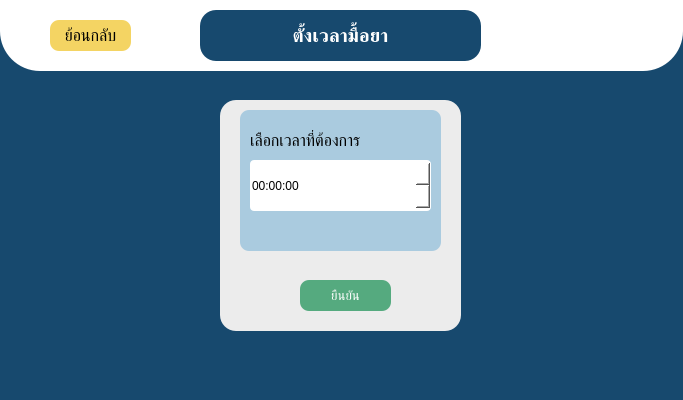
<?xml version="1.0" encoding="UTF-8"?>
<ui version="4.0">
 <class>time_Edit</class>
 <widget class="QMainWindow" name="time_Edit">
  <property name="geometry">
   <rect>
    <x>0</x>
    <y>0</y>
    <width>683</width>
    <height>400</height>
   </rect>
  </property>
  <property name="windowTitle">
   <string>ตั้งเวลา</string>
  </property>
  <property name="styleSheet">
   <string notr="true">
background-color: rgb(23, 73, 110);</string>
  </property>
  <widget class="QWidget" name="centralwidget">
   <widget class="QFrame" name="frame">
    <property name="geometry">
     <rect>
      <x>0</x>
      <y>-60</y>
      <width>683</width>
      <height>131</height>
     </rect>
    </property>
    <property name="styleSheet">
     <string notr="true">border-radius: 40px;
background-color: rgb(255, 255, 255);</string>
    </property>
    <property name="frameShape">
     <enum>QFrame::StyledPanel</enum>
    </property>
    <property name="frameShadow">
     <enum>QFrame::Raised</enum>
    </property>
    <widget class="QLabel" name="label">
     <property name="geometry">
      <rect>
       <x>200</x>
       <y>70</y>
       <width>281</width>
       <height>51</height>
      </rect>
     </property>
     <property name="font">
      <font>
       <pointsize>14</pointsize>
       <weight>75</weight>
       <bold>true</bold>
      </font>
     </property>
     <property name="styleSheet">
      <string notr="true">border-radius: 16px;
color: rgb(255, 255, 255);
background-color: rgb(23, 73, 110);</string>
     </property>
     <property name="frameShape">
      <enum>QFrame::Box</enum>
     </property>
     <property name="lineWidth">
      <number>1</number>
     </property>
     <property name="text">
      <string>ตั้งเวลามื้อยา</string>
     </property>
     <property name="textFormat">
      <enum>Qt::AutoText</enum>
     </property>
     <property name="scaledContents">
      <bool>false</bool>
     </property>
     <property name="alignment">
      <set>Qt::AlignCenter</set>
     </property>
     <property name="wordWrap">
      <bool>true</bool>
     </property>
    </widget>
    <widget class="QPushButton" name="add_back_pushButton">
     <property name="geometry">
      <rect>
       <x>50</x>
       <y>80</y>
       <width>81</width>
       <height>31</height>
      </rect>
     </property>
     <property name="font">
      <font>
       <pointsize>12</pointsize>
      </font>
     </property>
     <property name="styleSheet">
      <string notr="true">border-radius: 9px;
color: rgb(0, 0, 0);
background-color: rgb(244, 212, 99);</string>
     </property>
     <property name="text">
      <string>ย้อนกลับ</string>
     </property>
    </widget>
   </widget>
   <widget class="QFrame" name="frame_2">
    <property name="geometry">
     <rect>
      <x>220</x>
      <y>100</y>
      <width>241</width>
      <height>231</height>
     </rect>
    </property>
    <property name="styleSheet">
     <string notr="true">border-radius: 16px;
background-color: rgb(236, 236, 236);</string>
    </property>
    <property name="frameShape">
     <enum>QFrame::StyledPanel</enum>
    </property>
    <property name="frameShadow">
     <enum>QFrame::Raised</enum>
    </property>
    <widget class="QFrame" name="frame_3">
     <property name="geometry">
      <rect>
       <x>20</x>
       <y>10</y>
       <width>201</width>
       <height>141</height>
      </rect>
     </property>
     <property name="styleSheet">
      <string notr="true">border-radius: 9px;
background-color: rgb(170, 203, 223);</string>
     </property>
     <property name="frameShape">
      <enum>QFrame::StyledPanel</enum>
     </property>
     <property name="frameShadow">
      <enum>QFrame::Raised</enum>
     </property>
     <widget class="QLabel" name="timeEdit_label">
      <property name="geometry">
       <rect>
        <x>10</x>
        <y>20</y>
        <width>181</width>
        <height>21</height>
       </rect>
      </property>
      <property name="font">
       <font>
        <pointsize>12</pointsize>
       </font>
      </property>
      <property name="text">
       <string>เลือกเวลาที่ต้องการ</string>
      </property>
     </widget>
    </widget>
    <widget class="QPushButton" name="timeEdit_pushButton">
     <property name="geometry">
      <rect>
       <x>80</x>
       <y>180</y>
       <width>91</width>
       <height>31</height>
      </rect>
     </property>
     <property name="font">
      <font>
       <pointsize>10</pointsize>
      </font>
     </property>
     <property name="styleSheet">
      <string notr="true">border-radius: 9px;
color: rgb(255, 255, 255);
background-color: rgb(85, 170, 127);
</string>
     </property>
     <property name="text">
      <string>ยืนยัน</string>
     </property>
    </widget>
   </widget>
   <widget class="QTimeEdit" name="timeEdit">
    <property name="geometry">
     <rect>
      <x>250</x>
      <y>160</y>
      <width>181</width>
      <height>51</height>
     </rect>
    </property>
    <property name="styleSheet">
     <string notr="true">border-radius: 4px;
color: rgb(0, 0, 0);
background-color: rgb(255, 255, 255);</string>
    </property>
    <property name="locale">
     <locale language="English" country="UnitedStates"/>
    </property>
   </widget>
  </widget>
 </widget>
 <resources/>
 <connections/>
</ui>
